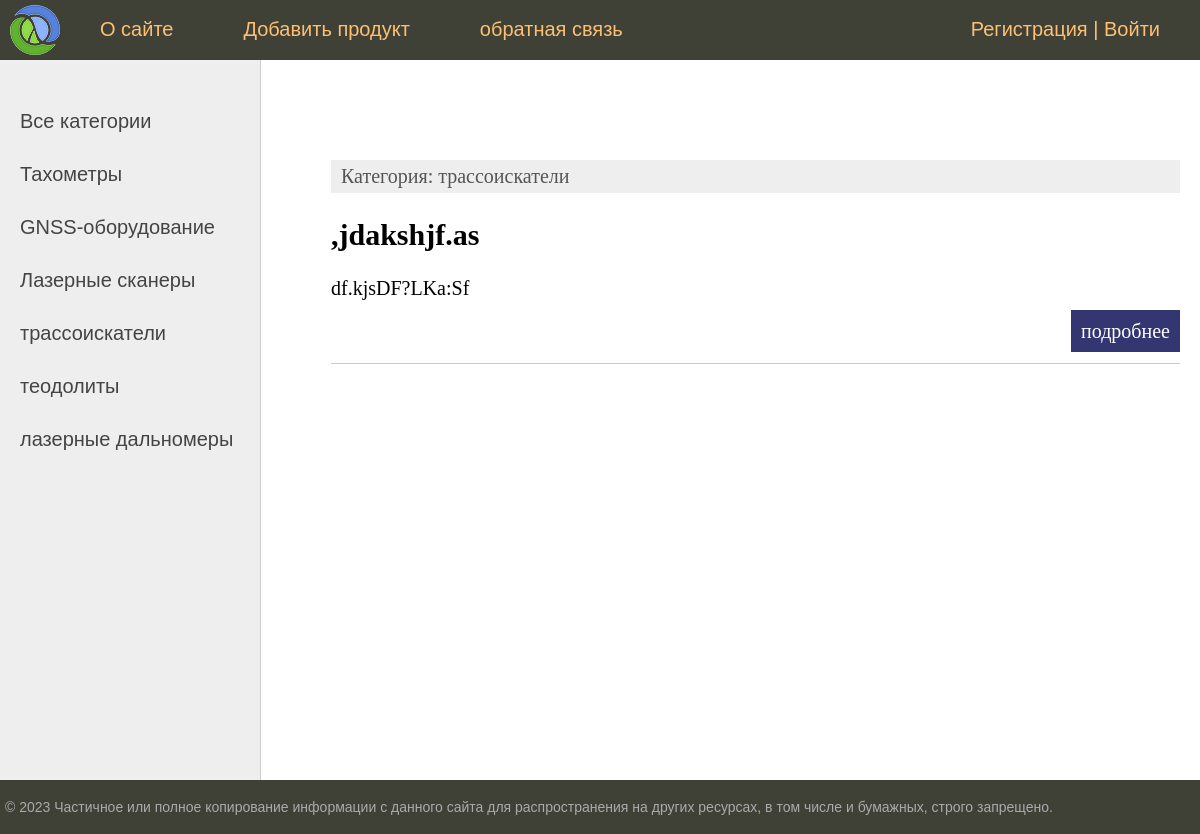
The page /category/trassoiskateli on the database its author committed.
### equipment/models.py (models this page shows, shortened)
class Category(models.Model):
    name = models.CharField(max_length=100, db_index=True, verbose_name="Категория")
    slug = models.SlugField(max_length=255, db_index=True, unique=True, verbose_name="URL")
    def __str__(self):
        return self.name
    def get_absolute_url(self):
        return reverse('category', kwargs={'cat_slug': self.slug})
    class Meta:
        verbose_name="Категории"
        verbose_name_plural = "Категории"
        ordering = ['id']

class Equipment(models.Model):
    title = models.CharField(max_length=255, verbose_name="Название")
    slug = models.SlugField(max_length=255, unique=True, db_index=True, verbose_name="URL")
    price = models.IntegerField(verbose_name="Цена")
    content = models.TextField(blank=True, verbose_name="Описание")
    photo = models.ImageField(upload_to="photos/%Y/%m/%d/", blank=True, verbose_name="Фото")
    is_published = models.BooleanField(default=True, verbose_name="Наличие")
    time_create = models.DateTimeField(auto_now=True, verbose_name="Время создания")
    cat = models.ForeignKey('Category', on_delete=models.PROTECT, verbose_name="Категория")
    def get_absolute_url(self):
        return reverse('prod', kwargs={'prod_slug': self.slug})
    class Meta:
        verbose_name = "Продукция/Товары"
        verbose_name_plural = "Продукция/Товары"
        ordering = ['-time_create', 'title']

### equipment/views.py (the view)
# urls.py: path('category/<slug:cat_slug>', Category.as_view(), name='category'),
class Category(DataMixin, ListView):
    model = Equipment
    template_name = 'equipment/index.html'
    context_object_name = 'products'
    allow_empty = False
    def get_context_data(self, *, object_list=None, **kwargs):
        context = super().get_context_data(**kwargs)
        c_def = self.get_user_context(title="Продукт - " + str(context['products'][0].cat), cat_selected=context['products'][0].cat_id)
        return dict(list(context.items()) + list(c_def.items()))
    def get_queryset(self):
        return Equipment.objects.filter(cat__slug=self.kwargs['cat_slug'], is_published=True)

### equipment/utils.py (called while the page is built)
    def get_user_context(self, **kwargs):
        context = kwargs
        cats = Category.objects.all()
        context['menu'] = menu
        context['cats'] = cats
        if 'cat_selected' not in context:
            context['cat_selected'] = 0
        return context

### equipment/templates/equipment/index.html (shortened to what this page needs)
{% extends 'equipment/base.html' %}
{% block content %}
<ul class="list-articles">
	{% for p in products %}
	<li><div class="article-panel">
	<p class="first">Категория: {{p.cat}}</p></div>
			<h2>{{p.title}}</h2>
	{% autoescape on %}
	{{p.content|linebreaks|truncatewords:10}}
	{% endautoescape %}
			<p class="link-read-post"><a href="{{ p.get_absolute_url }}">подробнее</a></p>
			</li>
	{% endfor %}
</ul>
{% endblock %}

### equipment/templates/equipment/base.html (shortened to what this page needs)
{% load static %}
{% load equipment_tags %}
<!DOCTYPE html>
<html>
<head>
	<link type="text/css" href="{% static 'equipment/css/style.css' %}" rel="stylesheet" />
</head>
<body>
<table class="table-page" border=0 cellpadding="0" cellspacing="0">
<tr><td valign=top>
{% block mainmenu %}
		<div class="header">
			<ul id="mainmenu" class="mainmenu">
			<li class="logo"><a href="{% url 'home' %}"><div class="logo"></div></a></li>
{% for m in menu %}
			<li><a href="{% url m.url_name %}">{{m.title}}</a></li>
{% endfor %}
				{% if request.user.is_authenticated %}
				<li class="last">{{user.username}} | <a href="{% url 'logout' %}">Выйти</a></li>
				{% else %}
				<li class="last"><a href="{% url 'register' %}">Регистрация</a> | <a href="{% url 'login' %}">Войти</a></li>
				{% endif %}
			</ul>
		</div>
{% endblock mainmenu %}
<table class="table-content" border=0 cellpadding="0" cellspacing="0">
<tr>
	<td valign="top" class="left-chapters">
	<ul id="leftchapters">
	{% if cat_selected == 0 %}
		<li class="selected">Все категории</li>
	{% else %}
			<li><a href="{% url 'home' %}">Все категории</a></li>
	{% endif %}
	{% for c in cats %}
		{% if c.pk == cat.selected %}
			<li class="selected">{{c.name}}</li>
		{% else %}
			<li><a href="{{ c.get_absolute_url }}">{{c.name}}</a></li>
		{% endif %}
	{% endfor %}
	</ul>
</td>
<td valign="top" class="content">
	<div class="content-text">
{% block content %}
{% endblock %}
</td></tr></table>
</td></tr>
<tr><td valign=top>
	<div id="footer">
		<p>&copy; 2023 Частичное или полное копирование информации с данного сайта для распространения на других ресурсах, в том числе и бумажных, строго запрещено.</p>
	</div>
</td></tr></table>
</body>
</html>

### equipment/static/equipment/css/style.css (style rules this page uses)
html, body { font-family: 'Arial'; margin: 0; padding: 0; height: 100%; width: 100%; color: #444; }
a { color: #0059b2; text-decoration: none; }
p.link-read-post { text-align: right; }
p.link-read-post a { padding: 10px; min-width: 100px; background: #333671; color: #fff; text-decoration: none; }
div.article-panel { background: #eee; padding: 5px 10px 5px 10px; box-sizing: border-box; overflow: hidden; color: #555; }
div.article-panel p.first { margin: 0; float: left; }
ul.list-articles { list-style: none; margin: 0; padding: 0; }
ul.list-articles li { border-bottom: 1px solid #ccc; }
.table-page { width: 100%; height: 100%; vertical-align: top; }
.table-page tr { height: 100%; }
.header { background: #3F4137; height: 60px; }
.logo { background: url('../images/logo.png') no-repeat 10px 5px; width: 70px; height: 60px; }
ul.mainmenu { list-style: none; margin: 0; padding: 0; height: 60px; color: #fdc073; font-size: 20px; overflow: hidden; }
ul.mainmenu li { float: left; margin: 18px 40px 0 30px; }
ul.mainmenu li.logo { margin: 0; }
ul.mainmenu li.last { float: right; }
ul.mainmenu li a { color: #fdc073; text-decoration: none; }
.table-content { width: 100%; min-height: 100%; height: 100%; }
.left-chapters { margin: 0; background: #eee; border-right: 1px solid #ccc; min-height: 100%; }
.left-chapters ul { width: 230px; min-height: 100%; margin: 0; padding: 20px 10px 10px 20px; list-style: none; font-size: 20px; }
.left-chapters ul li { margin: 30px 0 0 0; color: #999; }
.left-chapters ul li a { color: #444; text-decoration: none; }
.content { padding: 40px 20px 20px 40px; width: 100%; box-sizing: border-box; }
.content-text { margin: 60px 0 0 30px; color: #000; font-size: 20px; font-family: Yandex Sans Display Light; }
#footer { box-sizing: border-box; background: #3F4137; padding: 5px; color: #aaa; font-size: 14px; font-family: Verdana, Geneva, Arial, Helvetica; text-align: left; overflow: hidden; }
.table-content { min-height: calc(100vh - 80px); }

### rows shown on the page
Category: name "Тахометры"
Category: name "GNSS-оборудование"
Category: name "Лазерные сканеры"
Category: name "трассоискатели"
Category: name "теодолиты"
Category: name "лазерные дальномеры"
Equipment: cat "трассоискатели", title ",jdakshjf.as", content "df.kjsDF?LKa:Sf"

### other values the page prints
{{ m.title }} "О сайте" "Добавить продукт" "обратная связь"
